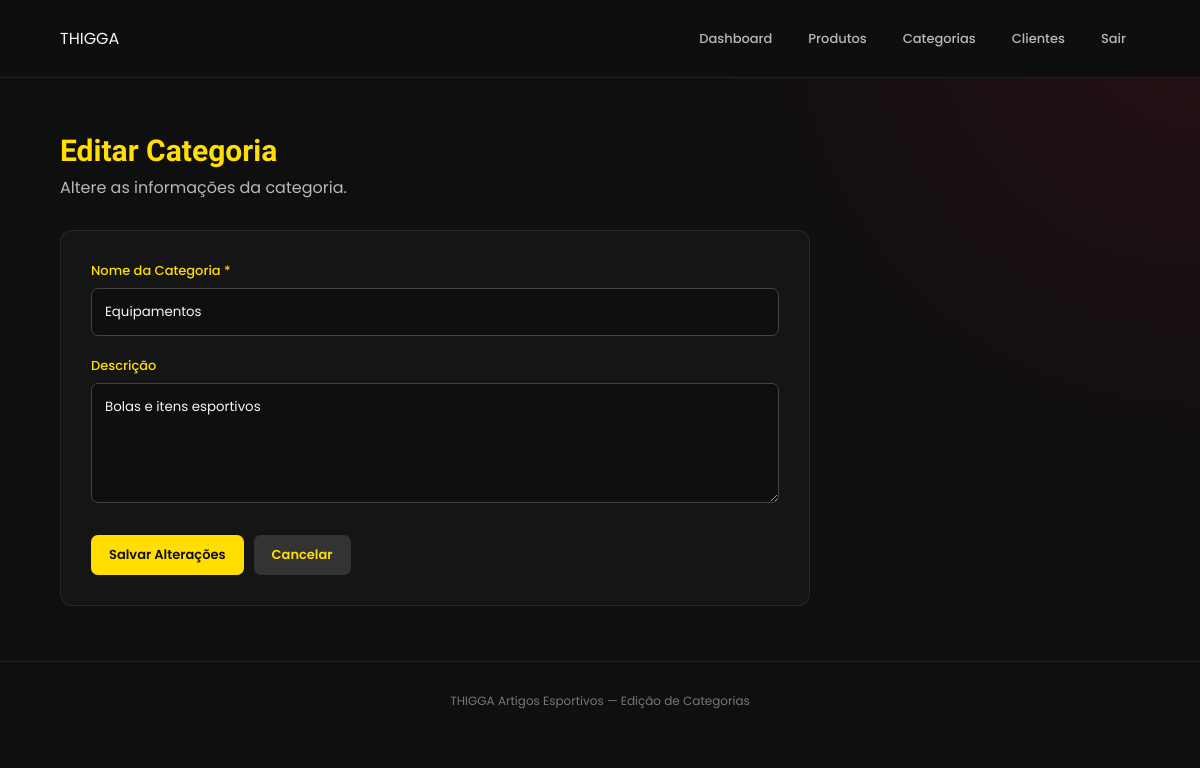
/admin/categorias/editar.php?id=4 (signed in), run on an earlier commit of the app's database.
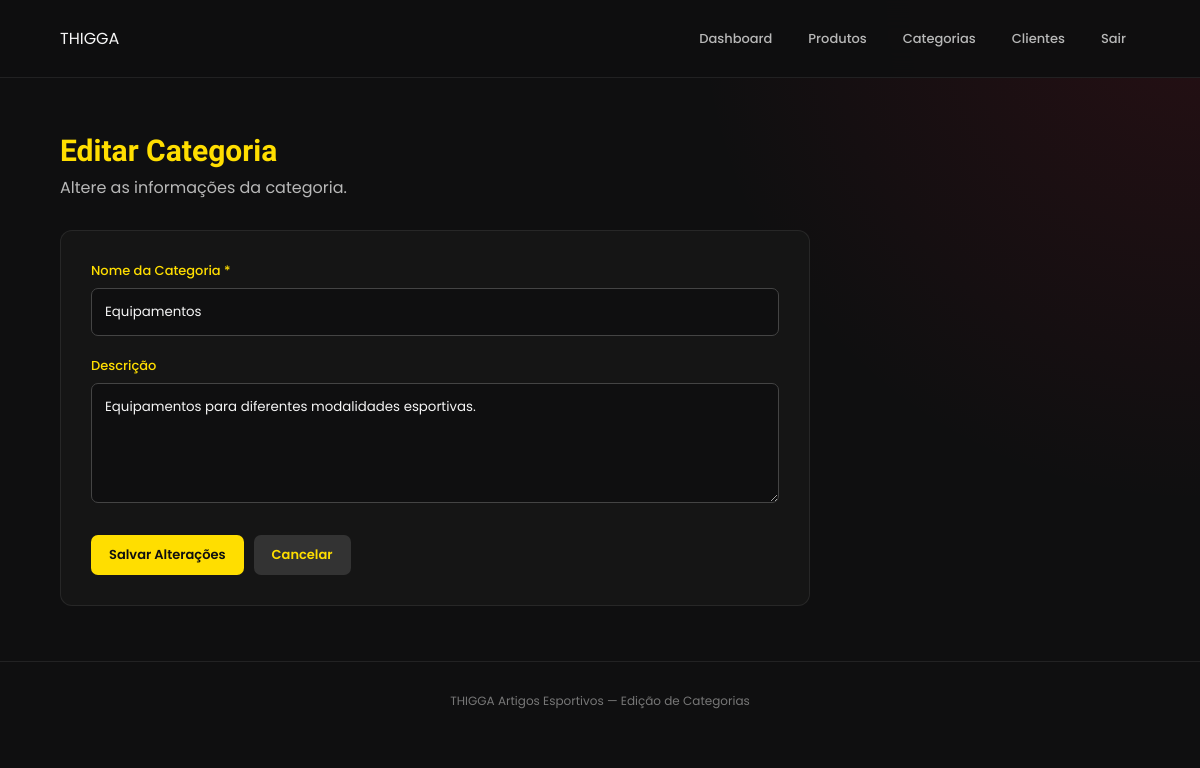
And on a later commit of the database.
### tables this page shows
CREATE TABLE IF NOT EXISTS categorias (

    id INT AUTO_INCREMENT PRIMARY KEY,

    nome VARCHAR(100) NOT NULL,

    descricao TEXT

);

### admin/categorias/editar.php (the view, shortened to what this page needs)
<?php
require_once "../../config/conexao.php";
$id = filter_input(
    INPUT_GET,
    "id",
    FILTER_VALIDATE_INT
);
$sql = "
    SELECT
        id,
        nome,
        descricao
    FROM categorias
    WHERE id = :id
    LIMIT 1
";
$stmt = $pdo->prepare($sql);
$stmt->bindValue(
    ":id",
    $id,
    PDO::PARAM_INT
);
$stmt->execute();
$categoria = $stmt->fetch(
    PDO::FETCH_ASSOC
);
?>
<!DOCTYPE html>
<html lang="pt-BR">
<head>
    <link
        rel="stylesheet"
        href="../../assets/css/admin.css"
    >
</head>
<body>
<header class="admin-header">
    <div class="admin-logo">
        THIGGA
    </div>
    <nav class="admin-menu">
        <a href="../dashboard.php">
            Dashboard
        </a>
        <a href="../produtos/listar.php">
            Produtos
        </a>
        <a href="listar.php">
            Categorias
        </a>
        <a href="../clientes/listar.php">
            Clientes
        </a>
        <a href="../logout.php">
            Sair
        </a>
    </nav>
</header>
<main class="admin-container">
    <div class="admin-titulo">
        <h1>
            Editar Categoria
        </h1>
        <p>
            Altere as informações da categoria.
        </p>
    </div>
    <form
        action="atualizar.php"
        method="POST"
        class="form-admin"
    >
        <div class="form-grupo">
            <label for="nome">
                Nome da Categoria *
            </label>
            <input
                type="text"
                id="nome"
                name="nome"
                value="<?php echo htmlspecialchars($categoria['nome']); ?>"
                maxlength="100"
                required
            >
        </div>
        <div class="form-grupo">
            <label for="descricao">
                Descrição
            </label>
            <textarea
                id="descricao"
                name="descricao"
                maxlength="255"
            ><?php echo htmlspecialchars($categoria['descricao'] ?? ''); ?></textarea>
        </div>
        <div
            style="
                display:flex;
                gap:10px;
                flex-wrap:wrap;
                margin-top:25px;
            "
        >
            <button
                type="submit"
                class="btn-admin btn-novo"
                style="
                    border:none;
                    cursor:pointer;
                "
            >
                Salvar Alterações
            </button>
            <a
                href="listar.php"
                class="btn-admin btn-editar"
            >
                Cancelar
            </a>
        </div>
    </form>
</main>
<footer class="admin-footer">
    THIGGA Artigos Esportivos —
    Edição de Categorias
</footer>
</body>
</html>

What changed in the data, as far as the page shows it:
changed categorias "Equipamentos": descricao "Bolas e itens esportivos" → "Equipamentos para diferentes modalidades esportivas."
